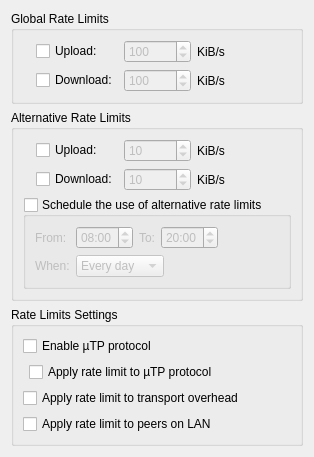
          <widget class="QWidget" name="scrollAreaWidgetContents_9">
           <property name="geometry">
            <rect>
             <x>0</x>
             <y>0</y>
             <width>275</width>
             <height>401</height>
            </rect>
           </property>
           <layout class="QVBoxLayout" name="verticalLayout_5">
            <item>
             <widget class="QGroupBox" name="rateLimitBox">
              <property name="title">
               <string>Global Rate Limits</string>
              </property>
              <layout class="QGridLayout" name="rateLimitBoxLayout">
               <item row="0" column="2">
                <widget class="QSpinBox" name="spinUploadLimit">
                 <property name="enabled">
                  <bool>false</bool>
                 </property>
                 <property name="minimum">
                  <number>1</number>
                 </property>
                 <property name="maximum">
                  <number>1000000</number>
                 </property>
                 <property name="value">
                  <number>100</number>
                 </property>
                </widget>
               </item>
               <item row="0" column="1">
                <widget class="QCheckBox" name="checkUploadLimit">
                 <property name="text">
                  <string>Upload:</string>
                 </property>
                </widget>
               </item>
               <item row="0" column="3">
                <widget class="QLabel" name="label_10">
                 <property name="text">
                  <string>KiB/s</string>
                 </property>
                </widget>
               </item>
               <item row="1" column="2">
                <widget class="QSpinBox" name="spinDownloadLimit">
                 <property name="enabled">
                  <bool>false</bool>
                 </property>
                 <property name="minimum">
                  <number>1</number>
                 </property>
                 <property name="maximum">
                  <number>1000000</number>
                 </property>
                 <property name="value">
                  <number>100</number>
                 </property>
                </widget>
               </item>
               <item row="1" column="3">
                <widget class="QLabel" name="label_13">
                 <property name="text">
                  <string>KiB/s</string>
                 </property>
                </widget>
               </item>
               <item row="0" column="0" rowspan="2">
                <widget class="QLabel" name="label_5">
                 <property name="pixmap">
                  <pixmap resource="../icons.qrc">:/icons/slow_off.png</pixmap>
                 </property>
                </widget>
               </item>
               <item row="1" column="1">
                <widget class="QCheckBox" name="checkDownloadLimit">
                 <property name="text">
                  <string>Download:</string>
                 </property>
                </widget>
               </item>
               <item row="0" column="4">
                <spacer name="horizontalSpacer">
                 <property name="orientation">
                  <enum>Qt::Horizontal</enum>
                 </property>
                 <property name="sizeHint" stdset="0">
                  <size>
                   <width>40</width>
                   <height>20</height>
                  </size>
                 </property>
                </spacer>
               </item>
              </layout>
             </widget>
            </item>
            <item>
             <widget class="QGroupBox" name="altRateLimitBox">
              <property name="title">
               <string>Alternative Rate Limits</string>
              </property>
              <layout class="QGridLayout" name="gridLayout_6">
               <item row="2" column="0" colspan="5">
                <widget class="QGroupBox" name="check_schedule">
                 <property name="title">
                  <string>Schedule the use of alternative rate limits</string>
                 </property>
                 <property name="checkable">
                  <bool>true</bool>
                 </property>
                 <property name="checked">
                  <bool>false</bool>
                 </property>
                 <layout class="QGridLayout" name="gridLayout_7">
                  <item row="0" column="0">
                   <widget class="QLabel" name="label_6">
                    <property name="text">
                     <string extracomment="from (time1 to time2)">From:</string>
                    </property>
                   </widget>
                  </item>
                  <item row="0" column="3">
                   <widget class="QTimeEdit" name="schedule_to">
                    <property name="wrapping">
                     <bool>true</bool>
                    </property>
                    <property name="displayFormat">
                     <string notr="true">hh:mm</string>
                    </property>
                    <property name="time">
                     <time>
                      <hour>20</hour>
                      <minute>0</minute>
                      <second>0</second>
                     </time>
                    </property>
                   </widget>
                  </item>
                  <item row="0" column="2">
                   <widget class="QLabel" name="label_17">
                    <property name="text">
                     <string extracomment="time1 to time2">To:</string>
                    </property>
                   </widget>
                  </item>
                  <item row="0" column="1">
                   <widget class="QTimeEdit" name="schedule_from">
                    <property name="wrapping">
                     <bool>true</bool>
                    </property>
                    <property name="displayFormat">
                     <string notr="true">hh:mm</string>
                    </property>
                    <property name="calendarPopup">
                     <bool>false</bool>
                    </property>
                    <property name="time">
                     <time>
                      <hour>8</hour>
                      <minute>0</minute>
                      <second>0</second>
                     </time>
                    </property>
                   </widget>
                  </item>
                  <item row="1" column="0">
                   <widget class="QLabel" name="label_18">
                    <property name="text">
                     <string>When:</string>
                    </property>
                   </widget>
                  </item>
                  <item row="1" column="1" colspan="3">
                   <widget class="QComboBox" name="schedule_days">
                    <property name="sizePolicy">
                     <sizepolicy hsizetype="Fixed" vsizetype="Fixed">
                      <horstretch>0</horstretch>
                      <verstretch>0</verstretch>
                     </sizepolicy>
                    </property>
                    <item>
                     <property name="text">
                      <string>Every day</string>
                     </property>
                    </item>
                    <item>
                     <property name="text">
                      <string>Weekdays</string>
                     </property>
                    </item>
                    <item>
                     <property name="text">
                      <string>Weekends</string>
                     </property>
                    </item>
                   </widget>
                  </item>
                  <item row="0" column="4">
                   <spacer name="horizontalSpacer_8">
                    <property name="orientation">
                     <enum>Qt::Horizontal</enum>
                    </property>
                    <property name="sizeHint" stdset="0">
                     <size>
                      <width>40</width>
                      <height>20</height>
                     </size>
                    </property>
                   </spacer>
                  </item>
                 </layout>
                </widget>
               </item>
               <item row="0" column="0" rowspan="2">
                <widget class="QLabel" name="label_16">
                 <property name="pixmap">
                  <pixmap resource="../icons.qrc">:/icons/slow.png</pixmap>
                 </property>
                </widget>
               </item>
               <item row="0" column="1">
                <widget class="QCheckBox" name="checkUploadLimitAlt">
                 <property name="text">
                  <string>Upload:</string>
                 </property>
                </widget>
               </item>
               <item row="1" column="1">
                <widget class="QCheckBox" name="checkDownloadLimitAlt">
                 <property name="text">
                  <string>Download:</string>
                 </property>
                </widget>
               </item>
               <item row="0" column="2">
                <widget class="QSpinBox" name="spinUploadLimitAlt">
                 <property name="enabled">
                  <bool>false</bool>
                 </property>
                 <property name="minimum">
                  <number>1</number>
                 </property>
                 <property name="maximum">
                  <number>1000000</number>
                 </property>
                 <property name="value">
                  <number>10</number>
                 </property>
                </widget>
               </item>
               <item row="1" column="2">
                <widget class="QSpinBox" name="spinDownloadLimitAlt">
                 <property name="enabled">
                  <bool>false</bool>
                 </property>
                 <property name="minimum">
                  <number>1</number>
                 </property>
                 <property name="maximum">
                  <number>1000000</number>
                 </property>
                 <property name="value">
                  <number>10</number>
                 </property>
                </widget>
               </item>
               <item row="0" column="3">
                <widget class="QLabel" name="label_14">
                 <property name="text">
                  <string>KiB/s</string>
                 </property>
                </widget>
               </item>
               <item row="1" column="3">
                <widget class="QLabel" name="label_15">
                 <property name="text">
                  <string>KiB/s</string>
                 </property>
                </widget>
               </item>
               <item row="0" column="4">
                <spacer name="horizontalSpacer_5">
                 <property name="orientation">
                  <enum>Qt::Horizontal</enum>
                 </property>
                 <property name="sizeHint" stdset="0">
                  <size>
                   <width>40</width>
                   <height>20</height>
                  </size>
                 </property>
                </spacer>
               </item>
              </layout>
             </widget>
            </item>
            <item>
             <widget class="QGroupBox" name="rateLimitsGroupBox">
              <property name="title">
               <string>Rate Limits Settings</string>
              </property>
              <layout class="QGridLayout" name="gridLayout_8">
               <item row="4" column="0" colspan="3">
                <widget class="QCheckBox" name="checkLimitLocalPeerRate">
                 <property name="text">
                  <string>Apply rate limit to peers on LAN</string>
                 </property>
                </widget>
               </item>
               <item row="3" column="0" colspan="3">
                <widget class="QCheckBox" name="checkLimitTransportOverhead">
                 <property name="text">
                  <string>Apply rate limit to transport overhead</string>
                 </property>
                </widget>
               </item>
               <item row="0" column="0" colspan="3">
                <widget class="QCheckBox" name="checkuTP">
                 <property name="text">
                  <string>Enable µTP protocol</string>
                 </property>
                </widget>
               </item>
               <item row="2" column="1">
                <widget class="QCheckBox" name="checkLimituTPConnections">
                 <property name="text">
                  <string>Apply rate limit to µTP protocol</string>
                 </property>
                </widget>
               </item>
               <item row="2" column="2">
                <spacer name="horizontalSpacer_9">
                 <property name="orientation">
                  <enum>Qt::Horizontal</enum>
                 </property>
                 <property name="sizeHint" stdset="0">
                  <size>
                   <width>40</width>
                   <height>20</height>
                  </size>
                 </property>
                </spacer>
               </item>
              </layout>
             </widget>
            </item>
            <item>
             <spacer name="verticalSpacer_2">
              <property name="orientation">
               <enum>Qt::Vertical</enum>
              </property>
              <property name="sizeHint" stdset="0">
               <size>
                <width>20</width>
                <height>40</height>
               </size>
              </property>
             </spacer>
            </item>
           </layout>
          </widget>
